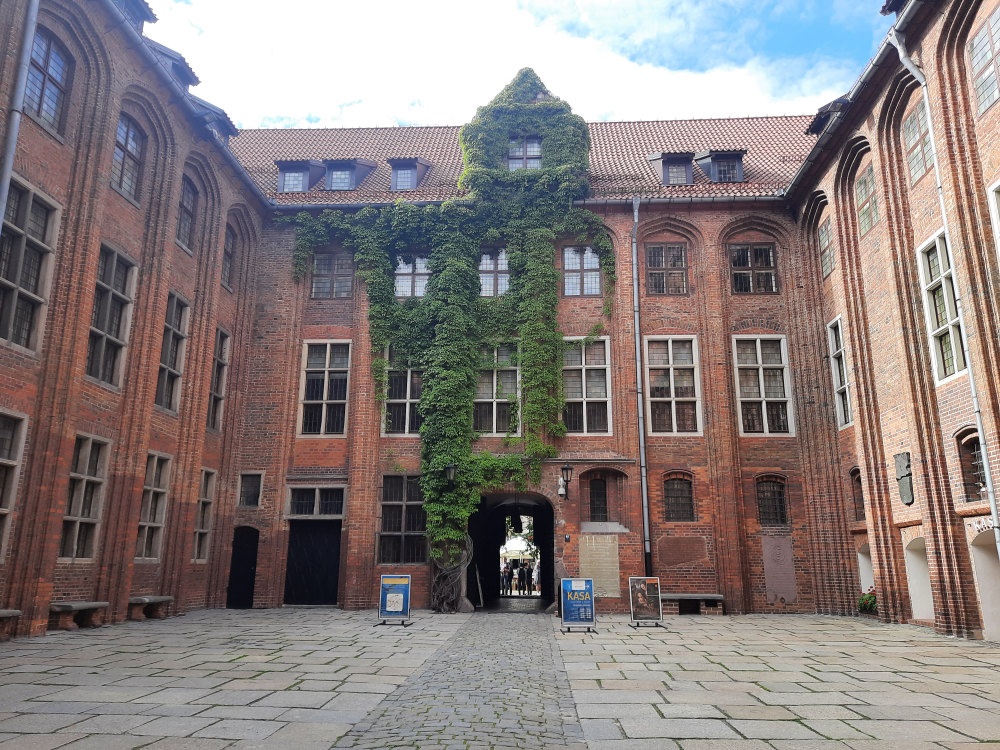
#> input picture Lab 2/image5.jpg, 4000 x 3000 px (shown at 1/4 size)
$ jupyter execute diplab2.ipynb
#> lines starting #> are read from the running program, lines starting #| are printed output that depends on the picture; after the words box and inside, x2 and y2 are one past the last pixel; in counts of white or black regions, pixels touching at a corner belong together
[cell 1]
from PIL import Image
import cv2
from matplotlib import pyplot as plt
import numpy as np

filepath = 'image5.jpg'

img = cv2.imread(filepath)
#> img is the input picture: shape (3000, 4000, 3); mean B, G, R 124.7, 125.6, 134.8
h,w,c = img.shape
#> h = 3000; w = 4000; c = 3

print(type(img))
#| <class 'numpy.ndarray'>
print(img.shape)
#| (3000, 4000, 3)

plt.imshow(img)
plt.xlabel('Original image in BGR')
plt.savefig('BGR_image.jpg')

plt.show()

[cell 2]
#COLOR TO GRAYSCALE

img = cv2.cvtColor(img, cv2.COLOR_BGR2RGB)
img = cv2.cvtColor(img, cv2.COLOR_RGB2GRAY)
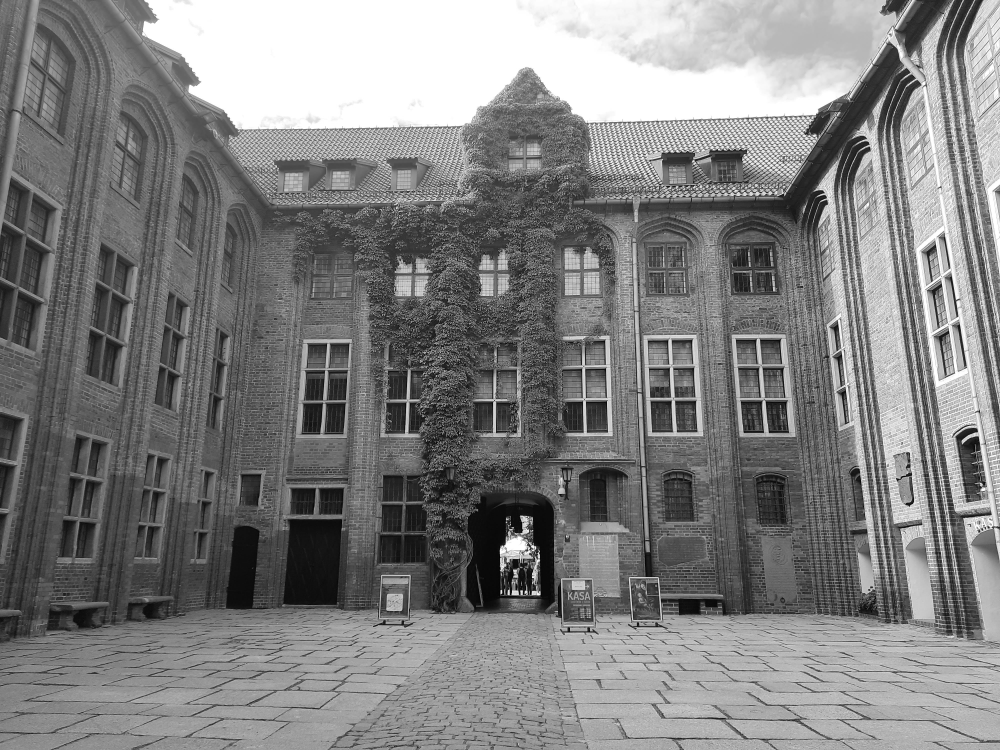
#> img: shape (3000, 4000) (shown at 1/4 size); min 0, max 255, mean 128.3
#img = cv2.resize(img,(64,64), cv2.INTER_LINEAR)

print(type(img))
#| <class 'numpy.ndarray'>
print(img.shape)
#| (3000, 4000)

plt.imshow(img, cmap= 'gray')
plt.xlabel('Original image in grayscale')
plt.savefig('Grayscale.jpg')

plt.show()

[cell 3]
#ROTATE 90 DEGREE CCW

img = cv2.rotate(img, cv2.ROTATE_90_COUNTERCLOCKWISE)
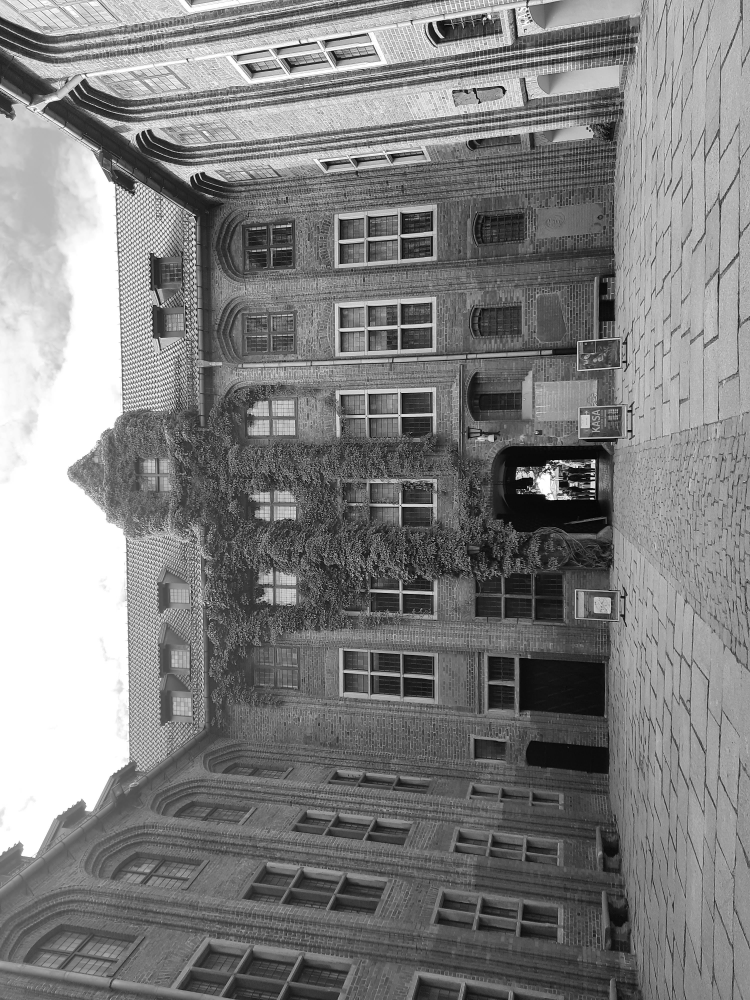
#> img: shape (4000, 3000) (shown at 1/4 size); min 0, max 255, mean 128.3

print(type(img))
#| <class 'numpy.ndarray'>
print(img.shape)
#| (4000, 3000)

plt.imshow(img, cmap= 'gray')
plt.xlabel('90 degree CCW rotated image')
plt.savefig('90_CCW.jpg')

plt.show()

[cell 4]
#ARBITRARY ANGLE ROTATE

mat = cv2.getRotationMatrix2D((h/2, w/2), 45, 1)
img = cv2.warpAffine(img,mat,(h,w), borderValue=100 )
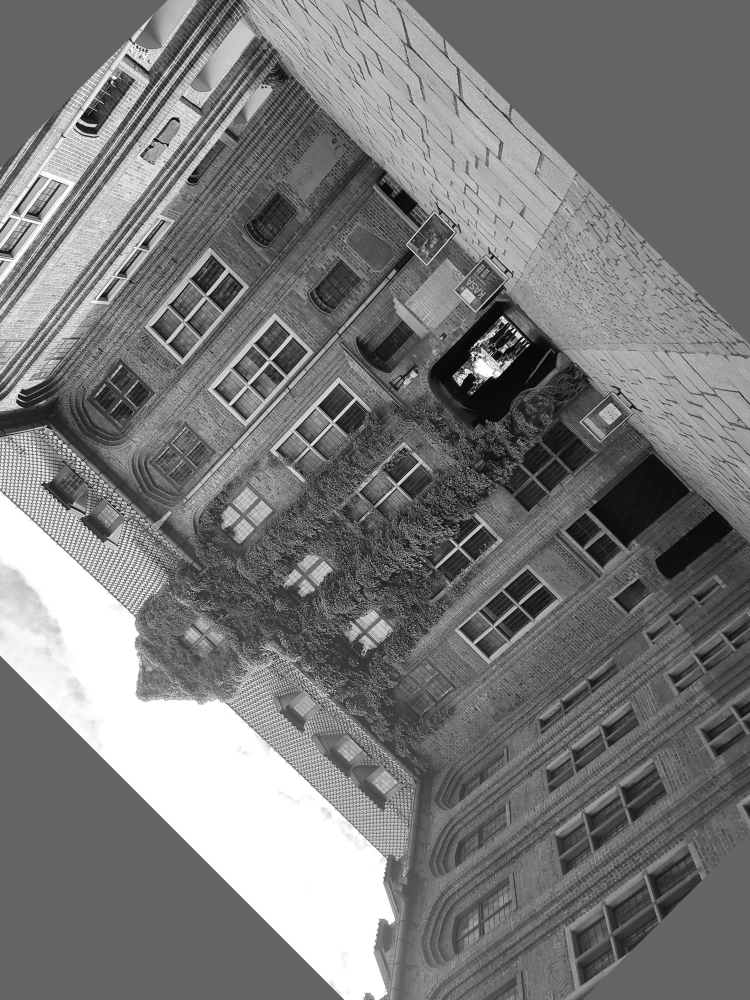
#> img: shape (4000, 3000) (shown at 1/4 size); min 0, max 255, mean 120.9

print(type(img))
#| <class 'numpy.ndarray'>
print(img.shape)
#| (4000, 3000)

plt.imshow(img, cmap= 'gray')
plt.xlabel('45 degree rotated image')
plt.savefig('arbitrary rotated.jpg')

plt.show()

[cell 5]
#IMAGE TRANSLATION

tx = w/4; ty= h/4
#> after `tx = w / 4`: tx = 1000
#> after `ty = h / 4`: ty = 750
mat = np.array([ [1,0,tx], [0,1,ty] ], dtype=np.float32)
#> mat = [[1, 0, 1000], [0, 1, 750]]
img = cv2.warpAffine(img, mat, (h,w))
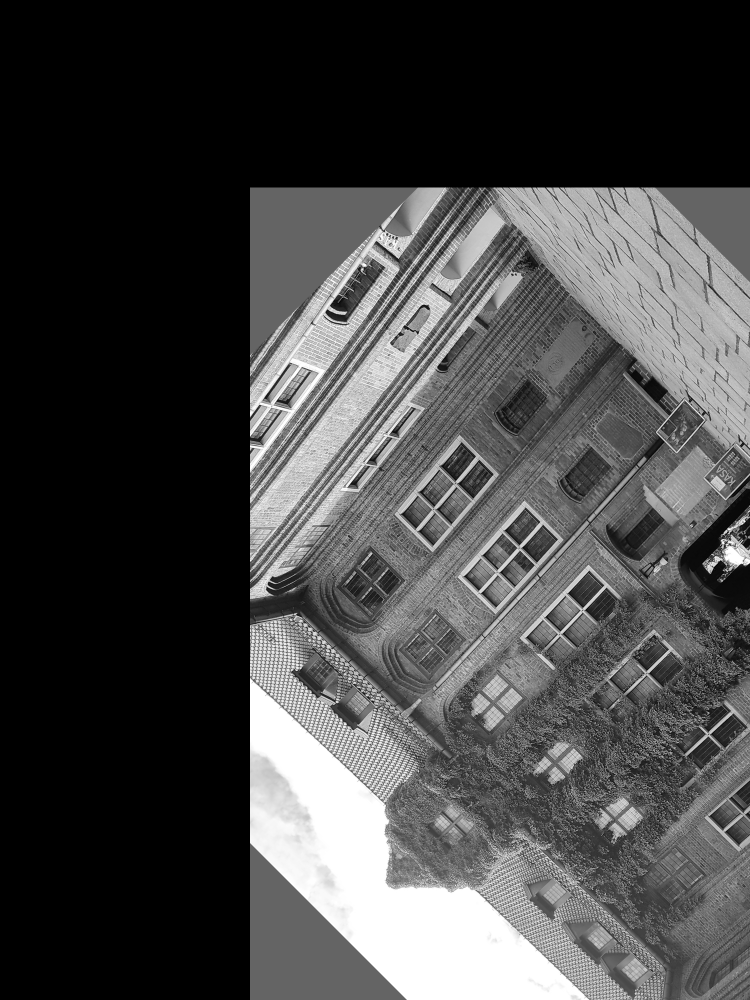
#> img: shape (4000, 3000) (shown at 1/4 size); min 0, max 255, mean 69.7

print(type(img))
#| <class 'numpy.ndarray'>
print(img.shape)
#| (4000, 3000)
plt.imshow(img, cmap= 'gray')
plt.xlabel('Translated Image')
plt.savefig('Translated.jpg')

plt.show()

[cell 6]
#IMAGE BINARIZATION USING BUILT IN OTSU THRESHOLDING
img = cv2.imread(filepath)
img = cv2.cvtColor(img, cv2.COLOR_BGR2RGB)
img = cv2.cvtColor(img, cv2.COLOR_RGB2GRAY)
val, img = cv2.threshold(img, 154,255, cv2.THRESH_BINARY+cv2.THRESH_OTSU)
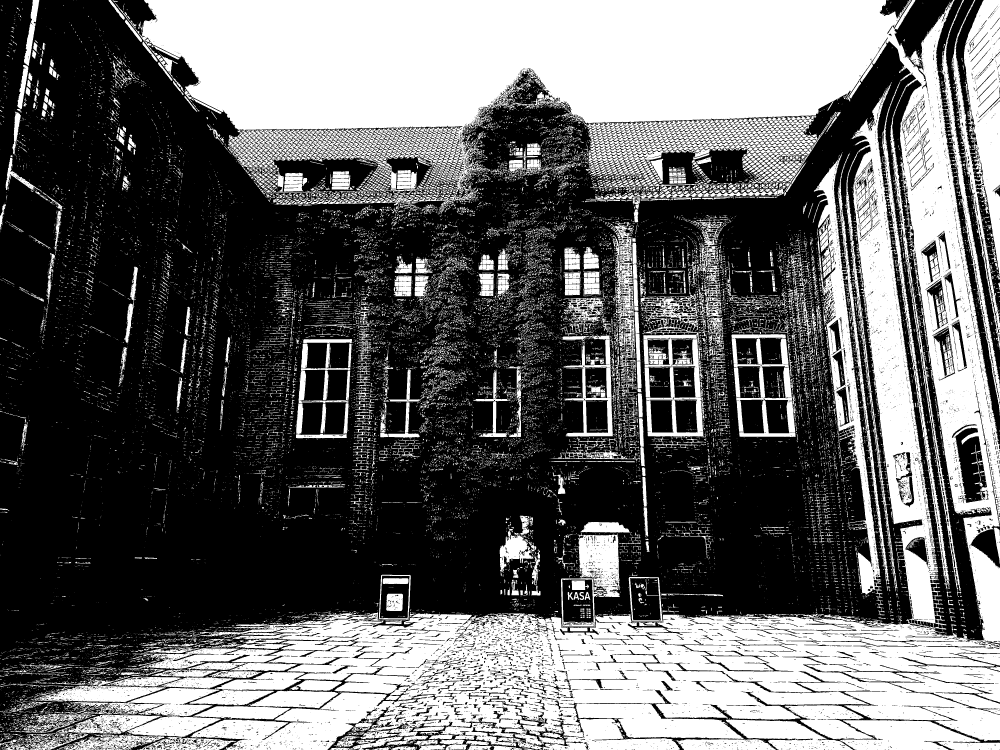
#> img: shape (3000, 4000) (shown at 1/4 size); 40.2% white; 32675 white regions (27531 under 20 px), largest, box (x1, y1, x2, y2) and area: (463, 0, 4000, 3000) 3249405, (3807, 0, 4000, 1400) 111951, (2332, 447, 3351, 838) 101320
#> val = 139

print(val)
#| 139.0
plt.imshow(img, cmap= 'gray')
plt.xlabel('Binary image using built-in OTSU method')
plt.savefig('Binary image.jpg')

plt.show()

$ run again, with Lab 2/BGR_image.jpg copied over Lab 2/image5.jpg
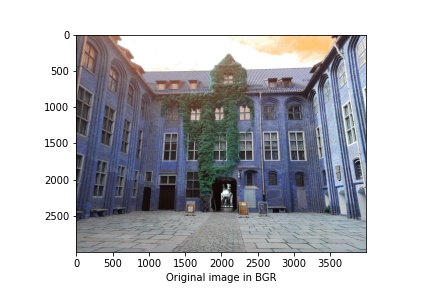
#> input picture Lab 2/BGR_image.jpg, 432 x 288 px
#> img is the input picture: shape (288, 432, 3); mean B, G, R 190.3, 185.6, 185.1
#| <class 'numpy.ndarray'>
#| (288, 432, 3)
#| <class 'numpy.ndarray'>
#| (288, 432)
#| <class 'numpy.ndarray'>
#| (432, 288)
#| <class 'numpy.ndarray'>
#| (432, 288)
#> `img = cv2.warpAffine(img, mat, (h,w))`:
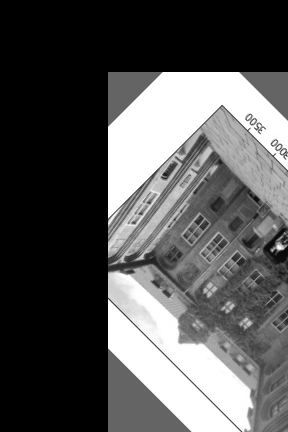
#> img: shape (432, 288); min 0, max 255, mean 85.1
#| <class 'numpy.ndarray'>
#| (432, 288)
#> `val, img = cv2.threshold(img, 154,255, cv2.THRESH_BINARY+cv2.THRESH_OT..`:
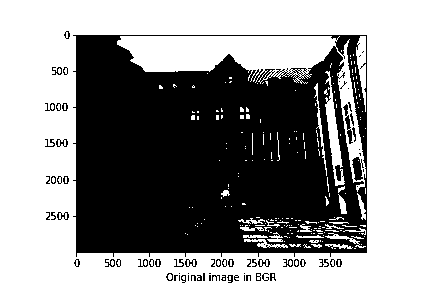
#> img: shape (288, 432); 57.2% white; 78 black regions (32 under 20 px), largest, box (x1, y1, x2, y2) and area: (73, 35, 367, 257) 51521, (352, 157, 364, 181) 177, (343, 104, 353, 144) 136
#> val = 175
#| 175.0
